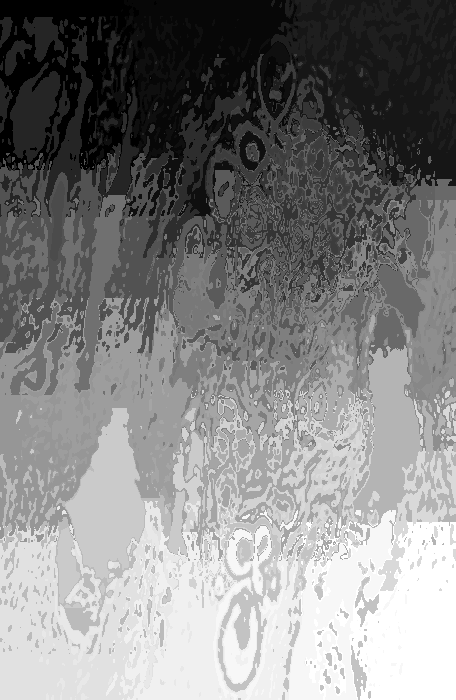
#> input picture features/all/binary/40X/imagelike/superpixels/benign/SOB_B_A-14-22549AB-40-001.png, 456 x 700 px, found by its file name
$ python lpq.py
#> lines starting #> are read from the running program, lines starting #| are printed output that depends on the picture
#> further down, image is the input picture: shape (700, 456, 3); min 0, max 34, mean 17.4
import cv2
import numpy as np

class LPQ:
    def __init__(self, radius=3, neighbors=8, block_size=3):
        self.radius = radius
        self.neighbors = neighbors
        self.block_size = block_size


    def describe(self, image):
        eps = 1e-7
        gray = cv2.cvtColor(image, cv2.COLOR_BGR2GRAY)
        gray_float = gray.astype(np.float32)
        lbp_descriptor = np.zeros_like(gray, dtype=np.uint8)
        lpq_descriptor = []

        height, width = gray.shape
#> height = 700; width = 456
        range_start = self.radius
        range_end = width - self.radius
#> range_end = 453

        angles = 2 * np.pi * np.arange(self.neighbors) / self.neighbors
        cosines = np.cos(angles)
        sines = np.sin(angles)

        # LBP computation
        for i in range(range_start, height - self.radius):
            for j in range(range_start, range_end):
                center = gray_float[i, j]
                vals = gray_float[i + np.round(self.radius * cosines).astype(int),
                                  j - np.round(self.radius * sines).astype(int)]
                lbp_code = np.sum((vals >= center) * (1 << np.arange(self.neighbors)))
                lbp_descriptor[i, j] = lbp_code
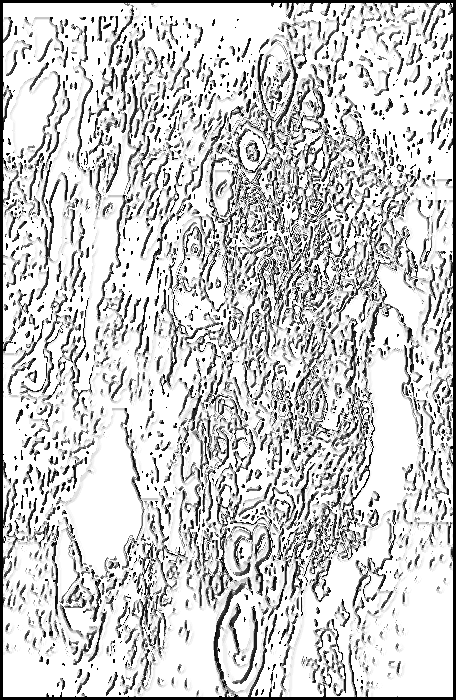
#> lbp_descriptor: shape (700, 456); min 0, max 255, mean 202.1

        # LPQ encoding
        offset_range = range(-self.block_size // 2, self.block_size // 2 + 1)
        valid_offsets = [(x_offset, y_offset) for x_offset in offset_range for y_offset in offset_range
                         if x_offset != 0 or y_offset != 0]

        for i in range(range_start, height - self.radius):
            for j in range(range_start, range_end):
                lpq_code = np.zeros((), dtype=np.uint32)

                for x_offset, y_offset in valid_offsets:
                    lpq_code = (lpq_code << 1) | (lbp_descriptor[i + x_offset, j + y_offset] > lbp_descriptor[i, j])

                lpq_descriptor.append(lpq_code)
#> after the loop, lpq_descriptor = 312300 items

        hist, _ = np.histogram(lpq_descriptor, bins=np.arange(0, 2**self.block_size + 1), range=(0, 2**self.block_size))
#> hist = [175650, 245, 177, 124, 54, 13, 57, 167]
        hist = hist.astype("float")
        hist /= (hist.sum() + eps)
#> hist = [0.995, 0.00139, 0.001, 0.000703, 0.000306, 7.37e-05, 0.000323, 0.000946]

        return hist

    def __str__(self):
        return 'lpq'

if __name__ == "__main__":
    # Load image
    image = cv2.imread("C:/Users/hadil/Documents/projects/Machine Learning/project/breast/benign/SOB/adenosis/SOB_B_A_14-22549AB/40X/SOB_B_A-14-22549AB-40-001.png")

    # Compute LPQ descriptor
    lpq = LPQ()
    lpq_desc = lpq.describe(image)
#> lpq_desc has the same summary as hist in describe

    print(lpq_desc)
#| [9.95257441e-01 1.38820423e-03 1.00290673e-03 7.02601325e-04
#|  3.05971545e-04 7.36598163e-05 3.22969964e-04 9.46245333e-04]

$ run again, with features/all/binary/40X/imagelike/superpixels/benign/SOB_B_A-14-22549AB-40-002.png copied over features/all/binary/40X/imagelike/superpixels/benign/SOB_B_A-14-22549AB-40-001.png
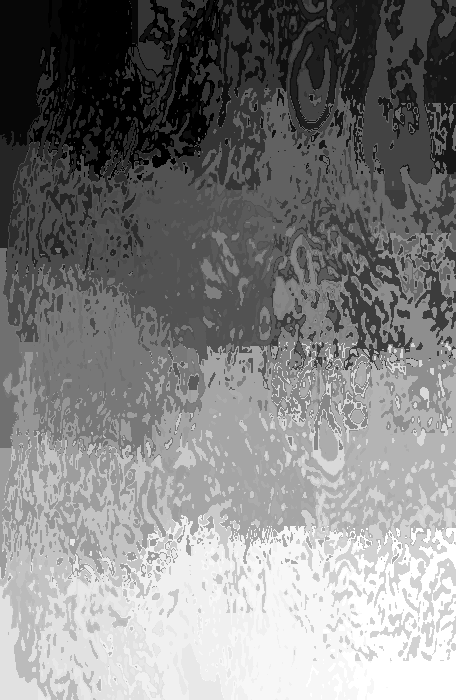
#> input picture features/all/binary/40X/imagelike/superpixels/benign/SOB_B_A-14-22549AB-40-002.png, 456 x 700 px, found by its file name
#> image is the input picture: shape (700, 456, 3); min 0, max 34, mean 17.2
#> after the loop in describe, `for i in range(range_start, height - self.radius):`:
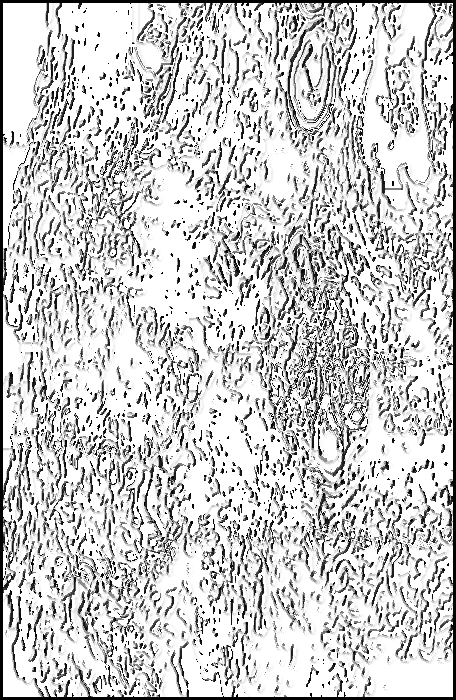
#> lbp_descriptor: shape (700, 456); min 0, max 255, mean 202.5
#> after the loop in describe, `for i in range(range_start, height - self.radius):`: lpq_descriptor = 312300 items
#> in describe, `hist, _ = np.histogram(lpq_descriptor, bins=np.arange(0, 2**self.block..`: hist = [168897, 214, 166, 143, 70, 16, 66, 224]
#> in describe, `hist /= (hist.sum() + eps)`: hist = [0.995, 0.00126, 0.000978, 0.000842, 0.000412, 9.42e-05, 0.000389, 0.00132]
#> lpq_desc has the same summary as hist in describe
#| [9.94705411e-01 1.26033593e-03 9.77643761e-04 8.42187095e-04
#|  4.12259417e-04 9.42307239e-05 3.88701736e-04 1.31923013e-03]

$ run again, with features/all/binary/40X/imagelike/superpixels/benign/SOB_B_A-14-22549AB-40-003.png copied over features/all/binary/40X/imagelike/superpixels/benign/SOB_B_A-14-22549AB-40-001.png
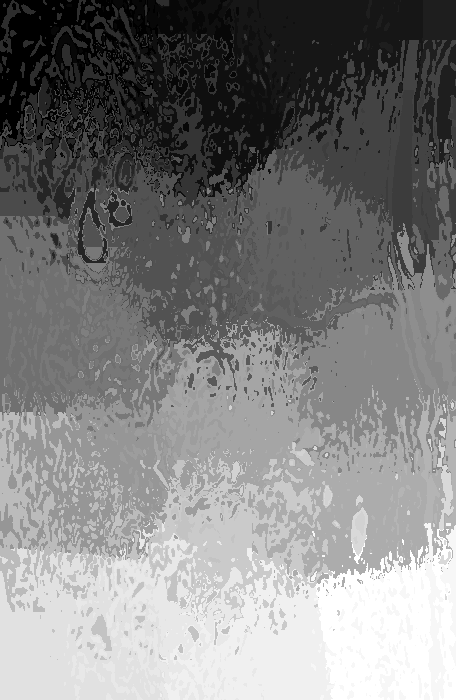
#> input picture features/all/binary/40X/imagelike/superpixels/benign/SOB_B_A-14-22549AB-40-003.png, 456 x 700 px, found by its file name
#> image is the input picture: shape (700, 456, 3); min 0, max 34, mean 17
#> after the loop in describe, `for i in range(range_start, height - self.radius):`:
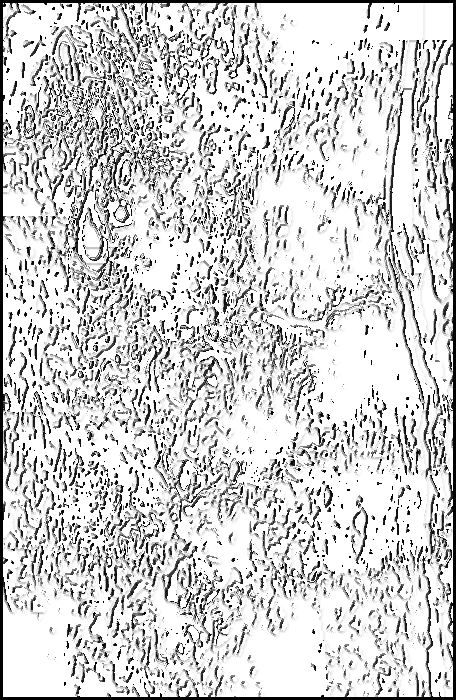
#> lbp_descriptor: shape (700, 456); min 0, max 255, mean 207.2
#> after the loop in describe, `for i in range(range_start, height - self.radius):`: lpq_descriptor = 312300 items
#> in describe, `hist, _ = np.histogram(lpq_descriptor, bins=np.arange(0, 2**self.block..`: hist = [182189, 141, 120, 134, 56, 6, 48, 159]
#> in describe, `hist /= (hist.sum() + eps)`: hist = [0.996, 0.000771, 0.000656, 0.000733, 0.000306, 3.28e-05, 0.000263, 0.00087]
#> lpq_desc has the same summary as hist in describe
#| [9.96368668e-01 7.71111220e-04 6.56264869e-04 7.32829103e-04
#|  3.06256939e-04 3.28132434e-05 2.62505947e-04 8.69550951e-04]

$ run again, with features/all/binary/40X/imagelike/superpixels/benign/SOB_B_A-14-22549AB-40-004.png copied over features/all/binary/40X/imagelike/superpixels/benign/SOB_B_A-14-22549AB-40-001.png
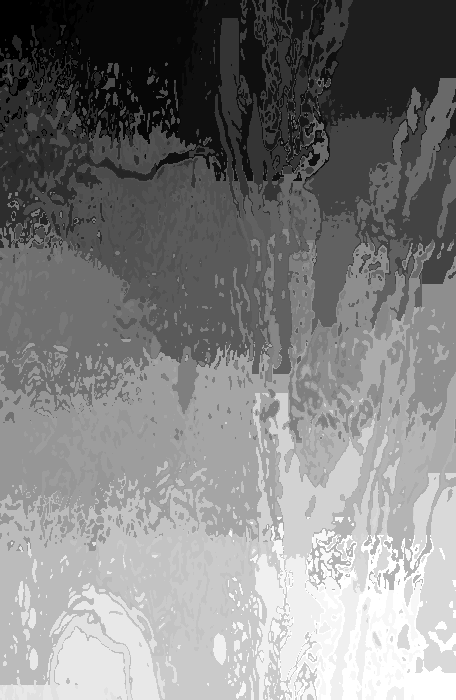
#> input picture features/all/binary/40X/imagelike/superpixels/benign/SOB_B_A-14-22549AB-40-004.png, 456 x 700 px, found by its file name
#> image is the input picture: shape (700, 456, 3); min 0, max 34, mean 17.1
#> after the loop in describe, `for i in range(range_start, height - self.radius):`:
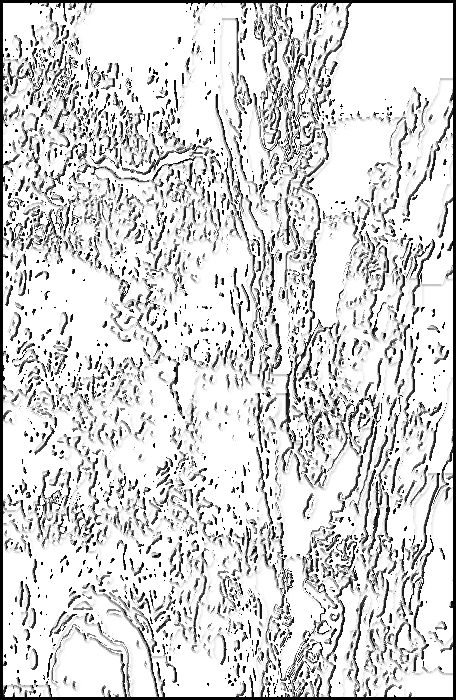
#> lbp_descriptor: shape (700, 456); min 0, max 255, mean 212.5
#> after the loop in describe, `for i in range(range_start, height - self.radius):`: lpq_descriptor = 312300 items
#> in describe, `hist, _ = np.histogram(lpq_descriptor, bins=np.arange(0, 2**self.block..`: hist = [197217, 133, 87, 101, 28, 6, 38, 128]
#> in describe, `hist /= (hist.sum() + eps)`: hist = [0.997, 0.000673, 0.00044, 0.000511, 0.000142, 3.03e-05, 0.000192, 0.000647]
#> lpq_desc has the same summary as hist in describe
#| [9.97365200e-01 6.72607187e-04 4.39976130e-04 5.10776887e-04
#|  1.41601513e-04 3.03431814e-05 1.92173482e-04 6.47321203e-04]
